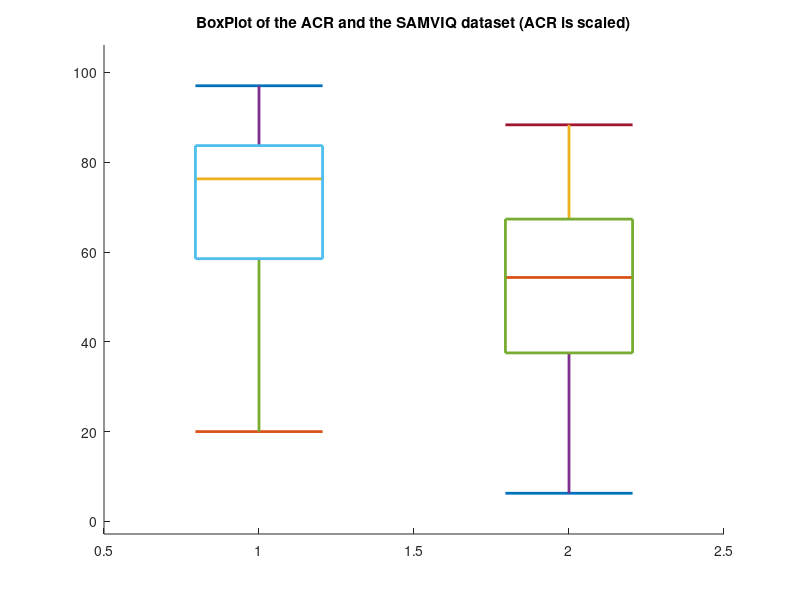
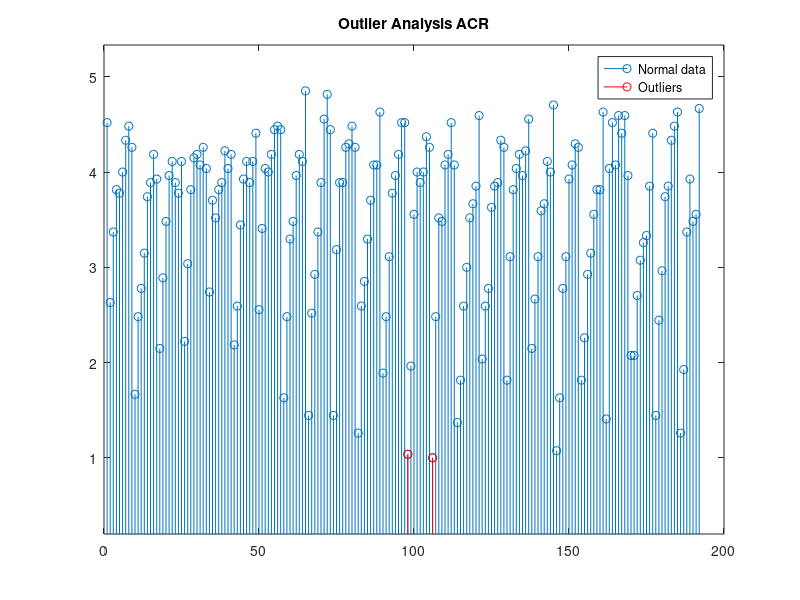
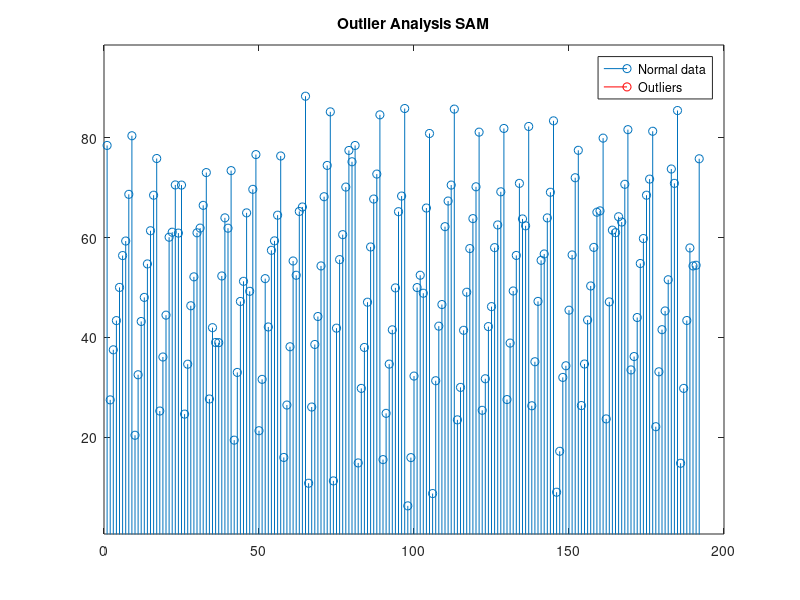
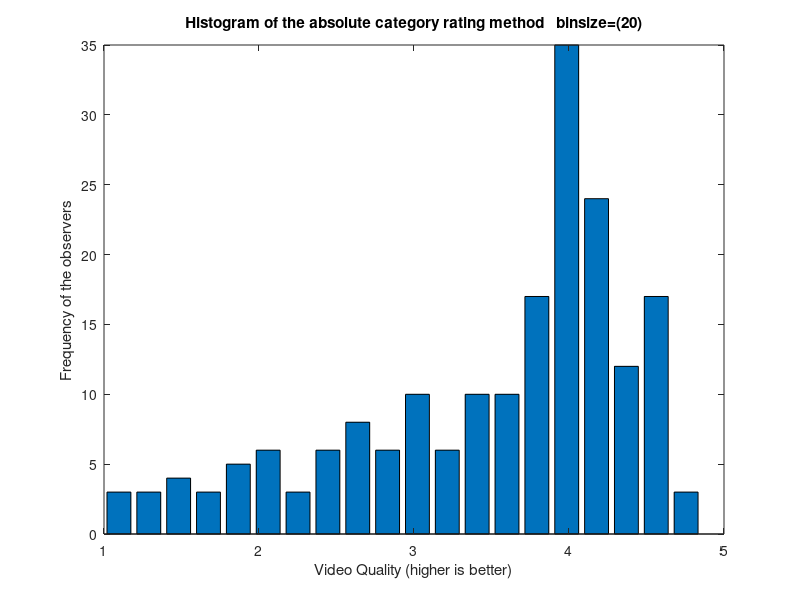

The MATLAB source for these figures, in order: (Note: this script raises an error after producing the figures.)
%% Lab2
% Load data_lab2.mat. ACR and SAMVIQ are the averaged subjective 
% quality scores from 28 and 39 observers respectively. 
% A total of 192 videos were rated. 
%% A 
% Compare the quality scores from ACR and SAMVIQ methodologies by creating box plots 
% (do not use the boxplot command but instead create your own function). 
% Which of the two exhibits higher variability around the median? 
% Justify your answer (hint: think of the qualitative differences between the two methods, 
% and also the fact that different number of observers were used for each
% method).
%%
close all;
clear;

load('data_lab2.mat');

% boxplot for ACR dataset
dataset=ACR;
% sorting the data for getting the values of Q1, Q2, Q3.
sorted=sort(dataset);

len=size(sorted,1);
Q1d1=sorted(floor(len*0.25))
Q2d1=sorted(floor(len*0.50))
Q3d1=sorted(floor(len*0.75))
myboxplot1=[min(dataset) Q1d1 Q2d1 Q3d1 max(dataset)];

% boxplot for SAM dataset
dataset=SAMVIQ;
% sorting the data for getting the values of Q1, Q2, Q3.
sorted=sort(dataset);

len=size(sorted,1);
Q1d2=sorted(floor(len*0.25))
Q2d2=sorted(floor(len*0.50))
Q3d2=sorted(floor(len*0.75))
myboxplot2=[min(dataset) Q1d2 Q2d2 Q3d2 max(dataset)];

draw_data=[myboxplot1*20; myboxplot2];
draw_data=draw_data';

n = size(draw_data, 2);
unit = (1-1/(1+n))/(1+9/(4));
figure;    
hold on;       
for i = 1:n
    arr = draw_data(:,i);
    plot([i-unit, i+unit], [arr(5), arr(5)], 'LineWidth', 2);
    plot([i-unit, i+unit], [arr(1), arr(1)], 'LineWidth', 2);
    plot([i-unit, i+unit], [arr(3), arr(3)], 'LineWidth', 2);
    plot([i, i], [arr(5), arr(4)], 'LineWidth', 2);
    plot([i, i], [arr(2), arr(1)], 'LineWidth', 2);
    plot([i-unit, i+unit, i+unit, i-unit, i-unit], [arr(2), arr(2), arr(4), arr(4), arr(2)], 'LineWidth', 2);
end
diff=max(max(draw_data))- min(min(draw_data));
%For representing the data nicely
ylim([min(min(draw_data))-(diff)/10  max(max(draw_data))+diff/10]);
title('BoxPlot of the ACR and the SAMVIQ dataset (ACR is scaled)')
figure;


%% B
% Which of the two, ACR or SAMVIQ, leads to mathematical outliers 
% (assume points beyond Q3 + w*IQR or Q1 - w*IQR with w = 1.5, 
% as mathematical outliers)? Any reason(s)? 
%%

%% 
% Visualizing the outliers in the ACR dataset
IQR1=Q3d1-Q1d1
w=1.5;

outliers_left1= (ACR<= Q1d1 -w*IQR1);
outliers_right1=(ACR >= Q3d1 + w*IQR1);
outliers1=(outliers_left1 | outliers_right1);
outliers_data1=zeros(size(ACR));
for i=1:size(ACR,1)
    if(outliers1(i)==1)
        outliers_data1(i)=ACR(i);
    end
end
stem(ACR)
hold on
stem(outliers_data1,'ro')
legend('Normal data','Outliers')
diff=max(max(ACR)) -min(min(ACR));
%For representing the data nicely
ylim([0.2 max(max(ACR))+diff/8 ])
title('Outlier Analysis ACR')
figure


%% 
% Visualizing the outliers in the SAM dataset
IQR2=Q3d2-Q1d2
w=1.5;
outliers_left2= (SAMVIQ<= Q1d2 -w*IQR2);
outliers_right2=(SAMVIQ >= Q3d2 + w*IQR2);
outliers2=(outliers_left2 | outliers_right2);
outliers_data2=zeros(size(SAMVIQ));
for i=1:size(SAMVIQ,1)
    if(outliers2(i)==1)
        outliers_data2(i)=SAMVIQ(i);
    end
end
stem(SAMVIQ);
hold on;
stem(outliers_data2,'ro');
legend('Normal data','Outliers');
diff=max(max(SAMVIQ)) -min(min(SAMVIQ));
%For representing the data nicely
ylim([min(min(SAMVIQ))/10 max(max(SAMVIQ))+diff/8 ]);
title('Outlier Analysis SAM');
figure;
%% C
% Plot the histograms for the two cases (label the axes clearly). 
% Describe the skewness of the two histograms. 
% Can we comment on skewness without plotting the histogram?
%% 
% Histogram of the ACR dataset
data=ACR;
bins=20;
histArr=zeros(1,bins);
min1=min(min(data));
max1=max(max(data));
diff=(max1-min1)/bins;
values=min1+diff/2:diff:max1-diff/2;
for i=1:size(data,1)
    for j=1:bins
        if(data(i,1)>=min1+(j-1)*diff & data(i,1) < min1+j*diff)
            histArr(j) =histArr(j) + 1; 
            break;
        end
    end
end
bar(values,histArr);
xlabel('Video Quality (higher is better)');
ylabel('Frequency of the observers');
str=strcat('Histogram of the absolute category rating method   binsize=(',int2str(bins),')');
title(str);
figure;
%% 
% Histogram of the SAM dataset
data=SAMVIQ;
bins=20;
histArr=zeros(1,bins);
min1=min(min(data));
max1=max(max(data));
diff=(max1-min1)/bins;
values=min1+diff/2:diff:max1-diff/2;
for i=1:size(data,1)
    for j=1:bins
        if(data(i,1)>=min1+(j-1)*diff & data(i,1) < min1+j*diff)
            histArr(j) =histArr(j) + 1; 
            break;
        end
    end
end
bar(values,histArr);
xlabel('Video Quality (higher is better)');
ylabel('Frequency of the observers');
str=strcat('Histogram of the Subjective Assessment Methodology method   binsize=(',int2str(bins),')');
title(str);

%% D
% Randomly sample half (i.e. 96) the scores for each methodology, 
% and compute the mean in each case. How does it compare 
% with the mean from the original data? Based on this, 
% can we use only 96 samples (instead of 192) to compare ACR and SAMVIQ?

%%
% Mean comparision of the ACR data
data=ACR;
mean_population=mean(data);
sample1=randsample(data,size(data,1)/2);
mean_sample=mean(sample1);
figure;
names={'Mean of the population' ; 'Mean of the sample'};
bar([1:2],[mean_population;mean_sample])
set(gca,'xticklabel',names)
title('Mean comparision of the ACR dataset');
%%
% Mean comparision of the SAM data
data=SAMVIQ;
mean_population=mean(data);
sample2=randsample(data,size(data,1)/2);
mean_sample=mean(sample2);
figure;
names={'Mean of the population' ; 'Mean of the sample'};
bar([1:2],[mean_population;mean_sample])
set(gca,'xticklabel',names)
title('Mean comparision of the SAM dataset');

%% 
% comparing the histograms
subplot(2,2,1);
xaxis1='Video Quality (higher is better)';
yaxis1='Frequency of the observers';
title1=strcat('original ACR  binsize=(',int2str(bins),')');
myHist(ACR,20,xaxis1,yaxis1,title1);

subplot(2,2,2);
xaxis1='Video Quality (higher is better)';
yaxis1='Frequency of the observers';
title1=strcat('sample of ACR  binsize=(',int2str(bins),')');
myHist(sample1,20,xaxis1,yaxis1,title1);

subplot(2,2,3);
xaxis1='Video Quality (higher is better)';
yaxis1='Frequency of the observers';
title1=strcat('original SAM  binsize=(',int2str(bins),')');
myHist(SAMVIQ,20,xaxis1,yaxis1,title1);

subplot(2,2,4);
xaxis1='Video Quality (higher is better)';
yaxis1='Frequency of the observers';
title1=strcat('sample of SAM  binsize=(',int2str(bins),')');
myHist(sample2,20,xaxis1,yaxis1,title1);









